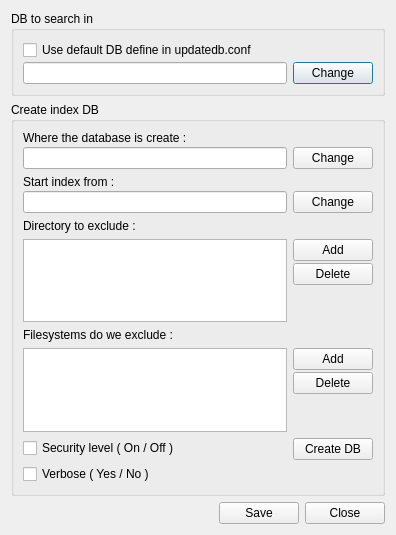
<?xml version="1.0" encoding="UTF-8"?>
<ui version="4.0">
 <author>Network Rebus.net</author>
 <class>ConfigForm</class>
 <widget class="QDialog" name="ConfigForm">
  <property name="geometry">
   <rect>
    <x>0</x>
    <y>0</y>
    <width>396</width>
    <height>535</height>
   </rect>
  </property>
  <property name="windowTitle">
   <string>Setting locate database</string>
  </property>
  <layout class="QVBoxLayout" name="verticalLayout_2">
   <item>
    <widget class="QGroupBox" name="ButtonGroupSearchIn">
     <property name="title">
      <string>DB to search in</string>
     </property>
     <layout class="QHBoxLayout" name="horizontalLayout">
      <item>
       <layout class="QVBoxLayout" name="updatedbConfLayout">
        <property name="spacing">
         <number>2</number>
        </property>
        <property name="margin">
         <number>0</number>
        </property>
        <item>
         <widget class="QCheckBox" name="CheckBoxUseDefaultDB">
          <property name="toolTip">
           <string>If checked, qlocate query the default index DB
define in /etc/updatedb.conf</string>
          </property>
          <property name="whatsThis">
           <string>If checked, qlocate query the default index DB
define in /etc/updatedb.conf</string>
          </property>
          <property name="text">
           <string>Use default DB define in updatedb.conf</string>
          </property>
         </widget>
        </item>
        <item>
         <layout class="QHBoxLayout" name="updatedbConfPathLayout">
          <property name="spacing">
           <number>6</number>
          </property>
          <property name="margin">
           <number>0</number>
          </property>
          <item>
           <widget class="QLineEdit" name="LineEditSearchIn">
            <property name="toolTip">
             <string>If checkbox &quot;Use default DB&quot; is not checked,
this define the index DB to query.</string>
            </property>
            <property name="whatsThis">
             <string>If checkbox &quot;Use default DB&quot; is not checked,
this define the index DB to query.</string>
            </property>
            <property name="maxLength">
             <number>4096</number>
            </property>
           </widget>
          </item>
          <item>
           <widget class="QPushButton" name="PushButtonSerachIn">
            <property name="text">
             <string>Change</string>
            </property>
           </widget>
          </item>
         </layout>
        </item>
       </layout>
      </item>
     </layout>
    </widget>
   </item>
   <item>
    <widget class="QGroupBox" name="GroupBoxUpdatedb">
     <property name="title">
      <string>Create index DB</string>
     </property>
     <property name="flat">
      <bool>false</bool>
     </property>
     <layout class="QVBoxLayout" name="verticalLayout_6">
      <item>
       <layout class="QVBoxLayout" name="dbOptionsLayout">
        <property name="spacing">
         <number>2</number>
        </property>
        <property name="margin">
         <number>0</number>
        </property>
        <item>
         <widget class="QLabel" name="TextLabelDBLocate">
          <property name="text">
           <string>Where the database is create :</string>
          </property>
          <property name="wordWrap">
           <bool>false</bool>
          </property>
         </widget>
        </item>
        <item>
         <layout class="QHBoxLayout" name="dbPathLayout">
          <property name="spacing">
           <number>6</number>
          </property>
          <property name="margin">
           <number>0</number>
          </property>
          <item>
           <widget class="QLineEdit" name="LineEditDBLocate">
            <property name="toolTip">
             <string>Define where the file index DB is create and located.</string>
            </property>
            <property name="whatsThis">
             <string>Define where the file index DB is create and located.</string>
            </property>
            <property name="maxLength">
             <number>4096</number>
            </property>
           </widget>
          </item>
          <item>
           <widget class="QPushButton" name="PushButtonDBLocate">
            <property name="text">
             <string>Change</string>
            </property>
           </widget>
          </item>
         </layout>
        </item>
       </layout>
      </item>
      <item>
       <layout class="QVBoxLayout" name="indexOptionsLayout">
        <property name="spacing">
         <number>2</number>
        </property>
        <property name="margin">
         <number>0</number>
        </property>
        <item>
         <widget class="QLabel" name="TextLabelStartIndexFrom">
          <property name="text">
           <string>Start index from :</string>
          </property>
          <property name="wordWrap">
           <bool>false</bool>
          </property>
         </widget>
        </item>
        <item>
         <layout class="QHBoxLayout" name="indexButtonsLayout">
          <property name="spacing">
           <number>6</number>
          </property>
          <property name="margin">
           <number>0</number>
          </property>
          <item>
           <widget class="QLineEdit" name="LineEditStartIndexFrom">
            <property name="toolTip">
             <string>Define the base directory to index (recursive).</string>
            </property>
            <property name="whatsThis">
             <string>Define the base directory to index (recursive).</string>
            </property>
            <property name="maxLength">
             <number>4096</number>
            </property>
           </widget>
          </item>
          <item>
           <widget class="QPushButton" name="PushButtonStartIndexFrom">
            <property name="text">
             <string>Change</string>
            </property>
           </widget>
          </item>
         </layout>
        </item>
       </layout>
      </item>
      <item>
       <layout class="QVBoxLayout" name="verticalLayout_3">
        <item>
         <widget class="QLabel" name="TextLabelDirExclude">
          <property name="text">
           <string>Directory to exclude :</string>
          </property>
          <property name="wordWrap">
           <bool>false</bool>
          </property>
         </widget>
        </item>
        <item>
         <layout class="QHBoxLayout" name="horizontalLayout_4">
          <item>
           <widget class="QListWidget" name="ListBoxDirExclude">
            <property name="toolTip">
             <string>List all directories (recursive) to exclude in index DB.</string>
            </property>
            <property name="whatsThis">
             <string>List all directories (recursive) to exclude in index DB.</string>
            </property>
           </widget>
          </item>
          <item>
           <layout class="QVBoxLayout" name="directoryButtonsLayout">
            <property name="spacing">
             <number>2</number>
            </property>
            <property name="margin">
             <number>0</number>
            </property>
            <item>
             <widget class="QPushButton" name="PushButtonAddDirExclude">
              <property name="text">
               <string>Add</string>
              </property>
             </widget>
            </item>
            <item>
             <widget class="QPushButton" name="PushButtonDeleteDirExclude">
              <property name="text">
               <string>Delete</string>
              </property>
             </widget>
            </item>
            <item>
             <spacer name="verticalSpacer_2">
              <property name="orientation">
               <enum>Qt::Vertical</enum>
              </property>
              <property name="sizeHint" stdset="0">
               <size>
                <width>20</width>
                <height>40</height>
               </size>
              </property>
             </spacer>
            </item>
           </layout>
          </item>
         </layout>
        </item>
       </layout>
      </item>
      <item>
       <layout class="QVBoxLayout" name="verticalLayout">
        <item>
         <widget class="QLabel" name="TextLabelFsExclude">
          <property name="text">
           <string>Filesystems do we exclude :</string>
          </property>
          <property name="wordWrap">
           <bool>false</bool>
          </property>
         </widget>
        </item>
        <item>
         <layout class="QHBoxLayout" name="horizontalLayout_3">
          <item>
           <widget class="QListWidget" name="ListBoxFsExclude">
            <property name="toolTip">
             <string>List all filesystem to exclude in index DB.</string>
            </property>
            <property name="whatsThis">
             <string>List all filesystem to exclude in index DB.</string>
            </property>
           </widget>
          </item>
          <item>
           <layout class="QVBoxLayout" name="filesystemButtonsLayout">
            <property name="spacing">
             <number>2</number>
            </property>
            <property name="margin">
             <number>0</number>
            </property>
            <item>
             <widget class="QPushButton" name="PushButtonAddFsExclude">
              <property name="text">
               <string>Add</string>
              </property>
             </widget>
            </item>
            <item>
             <widget class="QPushButton" name="PushButtonDeleteFsExclude">
              <property name="text">
               <string>Delete</string>
              </property>
             </widget>
            </item>
            <item>
             <spacer name="verticalSpacer">
              <property name="orientation">
               <enum>Qt::Vertical</enum>
              </property>
              <property name="sizeHint" stdset="0">
               <size>
                <width>20</width>
                <height>40</height>
               </size>
              </property>
             </spacer>
            </item>
           </layout>
          </item>
         </layout>
        </item>
       </layout>
      </item>
      <item>
       <layout class="QHBoxLayout" name="horizontalLayout_5" stretch="1,0">
        <item>
         <layout class="QVBoxLayout" name="verticalLayout_4">
          <item>
           <widget class="QCheckBox" name="CheckBoxSecurityLevel">
            <property name="toolTip">
             <string>If checked, active the security when the index DB is build.</string>
            </property>
            <property name="whatsThis">
             <string>If checked, active the security when the index DB is build.</string>
            </property>
            <property name="text">
             <string>Security level ( On / Off )</string>
            </property>
           </widget>
          </item>
          <item>
           <widget class="QCheckBox" name="CheckBoxVerbose">
            <property name="toolTip">
             <string>If checked, files name is print on standard output canal when DB is build.
WARNING this feature significant increase the time for building the index DB.</string>
            </property>
            <property name="whatsThis">
             <string>If checked, files name is print on standard output canal when DB is build.
WARNING this feature significant increase the time for building the index DB.</string>
            </property>
            <property name="text">
             <string>Verbose ( Yes / No )</string>
            </property>
           </widget>
          </item>
          <item>
           <spacer name="verticalSpacer_4">
            <property name="orientation">
             <enum>Qt::Vertical</enum>
            </property>
            <property name="sizeHint" stdset="0">
             <size>
              <width>20</width>
              <height>40</height>
             </size>
            </property>
           </spacer>
          </item>
         </layout>
        </item>
        <item>
         <layout class="QVBoxLayout" name="verticalLayout_5">
          <item>
           <widget class="QPushButton" name="PushButtonCreateDB">
            <property name="toolTip">
             <string>Run the command for build index DB.</string>
            </property>
            <property name="whatsThis">
             <string>Run the command for build index DB.</string>
            </property>
            <property name="text">
             <string>Create DB</string>
            </property>
           </widget>
          </item>
          <item>
           <spacer name="verticalSpacer_3">
            <property name="orientation">
             <enum>Qt::Vertical</enum>
            </property>
            <property name="sizeHint" stdset="0">
             <size>
              <width>20</width>
              <height>40</height>
             </size>
            </property>
           </spacer>
          </item>
         </layout>
        </item>
       </layout>
      </item>
     </layout>
    </widget>
   </item>
   <item>
    <layout class="QHBoxLayout" name="horizontalLayout_2">
     <item>
      <spacer name="SpacerCancelQuit">
       <property name="orientation">
        <enum>Qt::Horizontal</enum>
       </property>
       <property name="sizeType">
        <enum>QSizePolicy::Expanding</enum>
       </property>
       <property name="sizeHint" stdset="0">
        <size>
         <width>20</width>
         <height>20</height>
        </size>
       </property>
      </spacer>
     </item>
     <item>
      <widget class="QPushButton" name="PushButtonConfSave">
       <property name="text">
        <string>Save</string>
       </property>
      </widget>
     </item>
     <item>
      <widget class="QPushButton" name="PushButtonClose">
       <property name="text">
        <string>Close</string>
       </property>
      </widget>
     </item>
    </layout>
   </item>
  </layout>
 </widget>
 <pixmapfunction>qPixmapFromMimeSource</pixmapfunction>
 <tabstops>
  <tabstop>PushButtonConfSave</tabstop>
  <tabstop>PushButtonClose</tabstop>
 </tabstops>
 <resources/>
 <connections/>
</ui>
